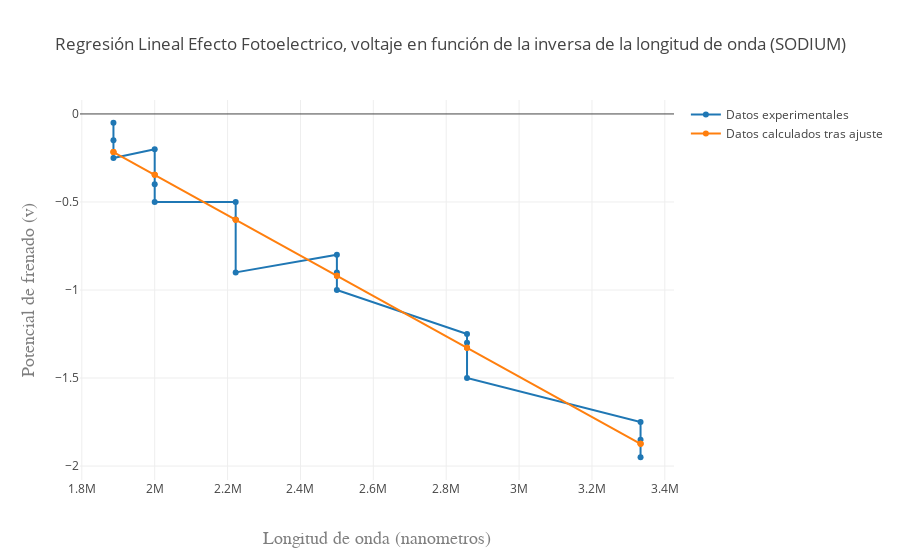

Notebook source saved alongside this figure:
### Code cell
var datos = [
  { x: inversa_de_longitudes_de_onda, 
    y: voltajes_medidos, name: 'Datos experimentales' 
   },
  { x: inversa_de_longitudes_de_onda, 
    y: voltajes_de_frenado_calculados, name: 'Datos calculados tras ajuste' 
    }
  
];
var layout = {
  title: 'Regresión Lineal Efecto Fotoelectrico, voltaje en función de la inversa de la longitud de onda (SODIUM)',
  xaxis: { title: 'Longitud de onda (nanometros)',
    titlefont: { family: 'Courier New, monospace', size: 18, color: '#7f7f7f' }
   
        },
  yaxis: {
    title: 'Potencial de frenado (v)',
     titlefont: {family: 'Courier New, monospace', size: 18, color: '#7f7f7f' }
    
  }
};
Plotly(datos, layout,);

### Figure 1 — Plotly figure (JSON) as saved in the notebook; plotly's stock layout.template omitted (floating-point values rounded to 4 significant figures)
{"data": [{"x": [3333000.0, 3333000.0, 3333000.0, 2857000.0, 2857000.0, 2857000.0, 2500000, 2500000, 2500000, 2222000.0, 2222000.0, 2222000.0, 2000000.0, 2000000.0, 2000000.0, 1887000.0, 1887000.0, 1887000.0], "y": [-1.95, -1.85, -1.75, -1.5, -1.3, -1.25, -1, -0.9, -0.8, -0.9, -0.6, -0.5, -0.5, -0.4, -0.2, -0.25, -0.15, -0.05], "name": "Datos experimentales"}, {"x": [3333000.0, 3333000.0, 3333000.0, 2857000.0, 2857000.0, 2857000.0, 2500000, 2500000, 2500000, 2222000.0, 2222000.0, 2222000.0, 2000000.0, 2000000.0, 2000000.0, 1887000.0, 1887000.0, 1887000.0], "y": [-1.874, -1.874, -1.874, -1.328, -1.328, -1.328, -0.9188, -0.9188, -0.9188, -0.6006, -0.6006, -0.6006, -0.3459, -0.3459, -0.3459, -0.2162, -0.2162, -0.2162], "name": "Datos calculados tras ajuste"}], "layout": {"title": "Regresión Lineal Efecto Fotoelectrico, voltaje en función de la inversa de la longitud de onda (SODIUM)", "xaxis": {"title": "Longitud de onda (nanometros)", "titlefont": {"family": "Courier New, monospace", "size": 18, "color": "#7f7f7f"}}, "yaxis": {"title": "Potencial de frenado (v)", "titlefont": {"family": "Courier New, monospace", "size": 18, "color": "#7f7f7f"}}}}
